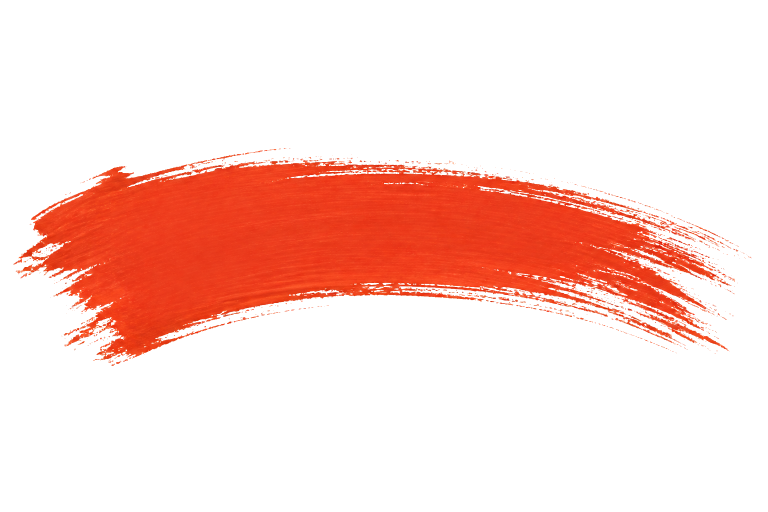
#> input picture luxury_art_tab_front-main/src/assets/decor/brush-stroke-red.png, 1536 x 1024 px (shown at 1/2 size); its folder holds 8 pictures in this run
$ python optimize-static-images.py
#> lines starting #> are read from the running program, lines starting #| are printed output that depends on the picture
"""Compress homepage static assets to display-sized WebP."""
from __future__ import annotations

import sys
from pathlib import Path

try:
    from PIL import Image
except ImportError:
    sys.exit("Pillow manquant. Installez-le avec: python -m pip install pillow")

ROOT = Path(__file__).resolve().parents[1]
ASSETS = ROOT / "src" / "assets"


def convert(src: Path, dest: Path, max_size: tuple[int, int], quality: int, keep_alpha: bool) -> None:
#> called with max_size = (400, 400), quality = 78, keep_alpha = True
    dest.parent.mkdir(parents=True, exist_ok=True)
    with Image.open(src) as im:
#> im is the input picture: PIL image 1536x1024 RGBA; mean R, G, B, A 247.5, 212, 205.1, 53
        im.thumbnail(max_size, Image.Resampling.LANCZOS)
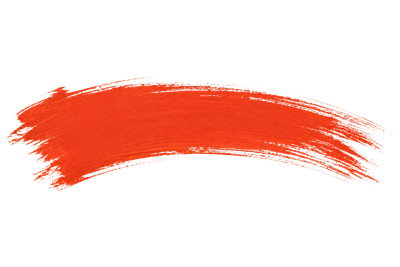
#> im: PIL image 400x267 RGBA; mean R, G, B, A 60.6, 21, 13, 53; transparent parts drawn white
        if keep_alpha and ("A" in im.getbands() or im.mode in {"RGBA", "LA", "P"}):
            im = im.convert("RGBA")
            im.save(dest, "WEBP", quality=quality, method=6)
        else:
            im = im.convert("RGB")
            im.save(dest, "WEBP", quality=quality, method=6)
    print(f"{src.name}: {src.stat().st_size // 1024} KiB -> {dest.stat().st_size // 1024} KiB")


def main() -> None:
    decor = ASSETS / "decor"
    for name in [
        "brush-stroke-red.png",
        "brush-stroke-brown.png",
        "brush-stroke-orange.png",
        "brush-stroke-beige.png",
        "paint-splash-brown.png",
        "paint-splash-orange.png",
        "paint-splash-brick.png",
        "paint-splash-beige.png",
    ]:
        src = decor / name
        if src.exists():
            convert(src, src.with_suffix(".webp"), (400, 400), 78, True)
            src.unlink()
#> pass 2 of the loop in main, `for name in [`:
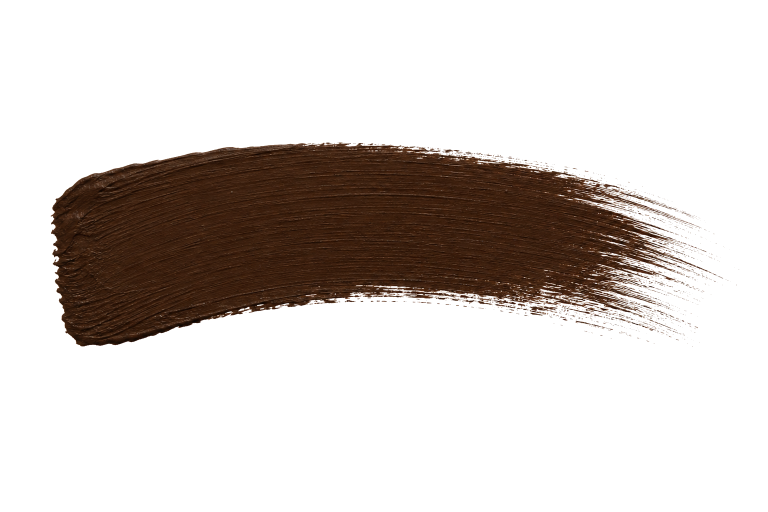
#> input picture luxury_art_tab_front-main/src/assets/decor/brush-stroke-brown.png, 1536 x 1024 px (shown at 1/2 size)
#> in convert, im is the input picture: PIL image 1536x1024 RGBA; mean R, G, B, A 211.3, 205, 201.3, 59.8
#> in convert (call 2), `im.thumbnail(max_size, Image.Resampling.LANCZOS)`:
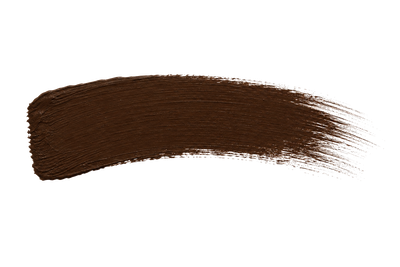
#> im: PIL image 400x267 RGBA; mean R, G, B, A 23.1, 16.3, 12.3, 59.9; transparent parts drawn white
#> pass 3 of the loop in main, `for name in [`:
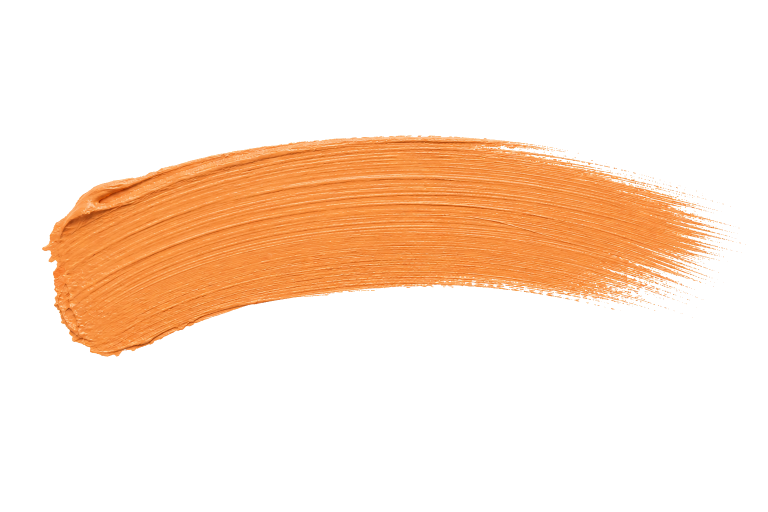
#> input picture luxury_art_tab_front-main/src/assets/decor/brush-stroke-orange.png, 1536 x 1024 px (shown at 1/2 size)
#> in convert, im is the input picture: PIL image 1536x1024 RGBA; mean R, G, B, A 251.7, 229.3, 211.6, 60.4
#> in convert (call 3), `im.thumbnail(max_size, Image.Resampling.LANCZOS)`:
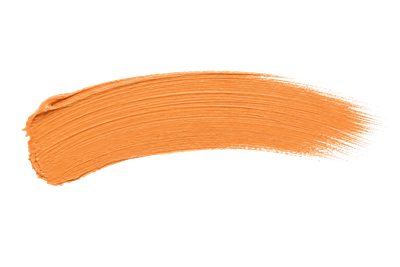
#> im: PIL image 400x267 RGBA; mean R, G, B, A 63.8, 40.2, 21.6, 60.4; transparent parts drawn white
#> the loop made 8 passes; the first 3 are shown

    atelier = decor / "atelier-process.jpg"
    if atelier.exists():
        convert(atelier, atelier.with_suffix(".webp"), (1280, 960), 76, False)
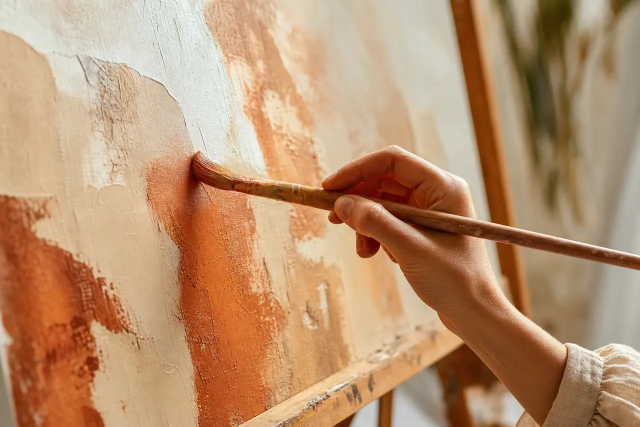
#> input picture luxury_art_tab_front-main/src/assets/decor/atelier-process.webp, 1280 x 853 px, given in place of atelier-process.jpg, which was not available (shown at 1/2 size)
#> in convert, im is the input picture: PIL image 1280x853 RGB; mean R, G, B 185.3, 146, 111.9
        atelier.unlink()

    cuisine = ASSETS / "Cuisine"
    if cuisine.exists():
        for src in cuisine.glob("*.jpeg"):
            convert(src, src.with_suffix(".webp"), (480, 640), 74, False)
            src.unlink()
        for src in cuisine.glob("*.jpg"):
            convert(src, src.with_suffix(".webp"), (480, 640), 74, False)
            src.unlink()


if __name__ == "__main__":
#> (the run stopped early here; a loop or call above may not have finished)
